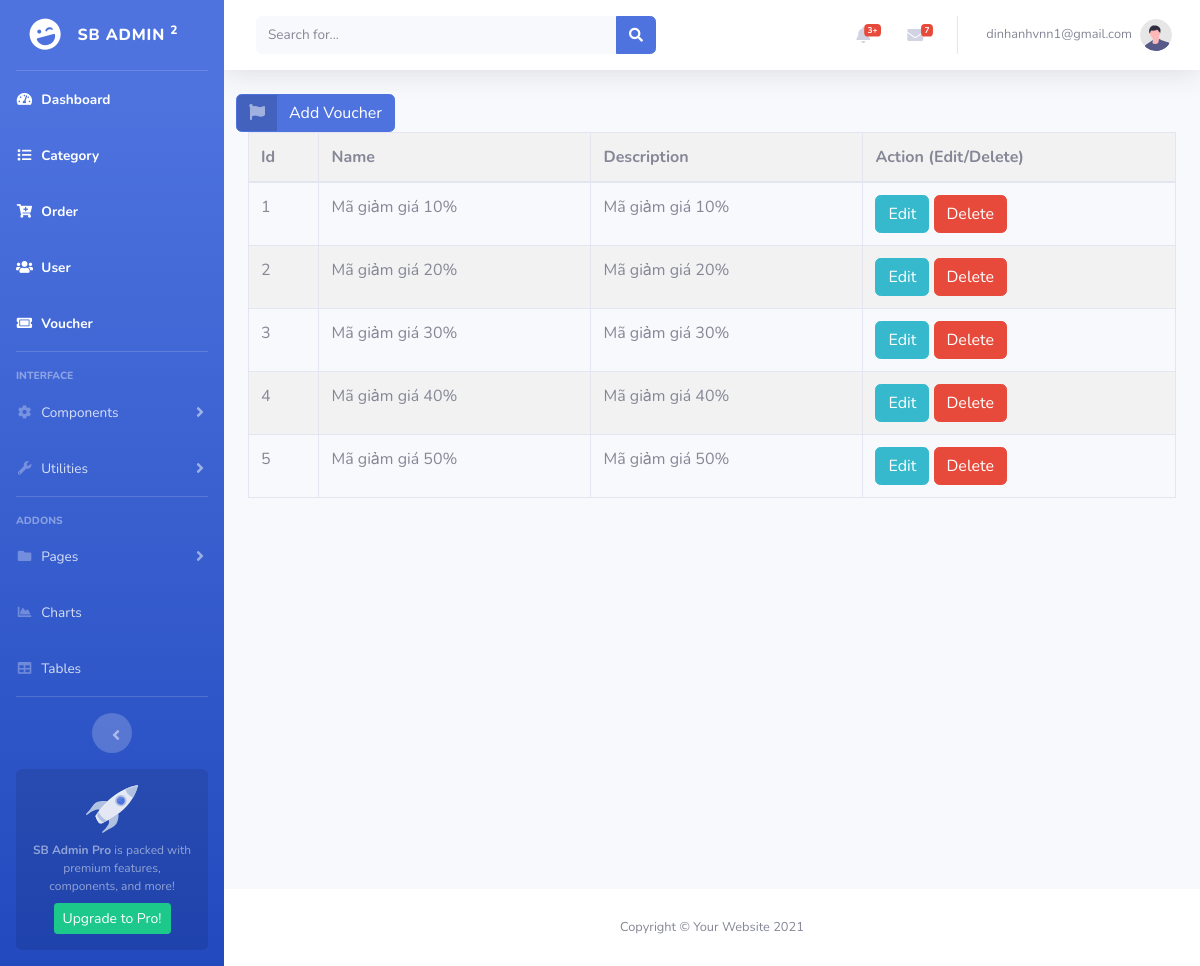
/voucher/index (signed in), run on the app's committed database.
### tables this page shows
CREATE TABLE `voucher` (
  `id` int(11) NOT NULL,
  `name` varchar(255) NOT NULL,
  `description` varchar(255) NOT NULL,
  `value` int(2) NOT NULL,
  `isSave` tinyint(1) NOT NULL,
  `isUse` tinyint(1) NOT NULL,
  `user_id` int(11) NOT NULL,
  `createDate` datetime NOT NULL
);

### app/controllers/VoucherController.php (called while the page is built, shortened)
<?php
class VoucherController {
    private $voucherModel;
    public function __construct() {
        $this->db = (new Database())->getConnection();
        $this->voucherModel = new VoucherModel($this->db);
    }
    public function index() {
        $vouchers = $this->voucherModel->getAllVouchers();
        include_once 'app/views/voucher/index.php';
    }
}
?>

### index.php (called while the page is built, shortened)
<?php
require_once 'config/database.php';
require_once 'app/models/VoucherModel.php';
$url = $_GET['url'] ?? '';
$url = rtrim($url, '/');
$url = filter_var($url, FILTER_SANITIZE_URL);
$url = explode('/', $url);
$action = isset($url[1]) && $url[1] != '' ? $url[1] : 'index';
$controller = new $controllerName();
call_user_func_array([$controller, $action], array_slice($url, 2));

### config/database.php (called while the page is built, shortened)
<?php
class Database {
    private $host = "localhost";
    private $db_name = "demo";
    private $username = "root";
    private $password = "";
    public function getConnection() {
        $this->conn = null;
        try {
            $this->conn = new PDO("mysql:host=" . $this->host . ";dbname=" . $this->db_name, $this->username, $this->password);
            $this->conn->exec("set names utf8");
        } catch(PDOException $exception) {
            echo "Connection error: " . $exception->getMessage();
        }
        return $this->conn;
    }
}

### app/models/VoucherModel.php (called while the page is built, shortened)
<?php
class VoucherModel {
    private $conn;
    private $table_name = "voucher";
    public function __construct($db) {
        $this->conn = $db;
    }
    public function getAllVouchers() {
        $query = "SELECT id, name, isSave, isUse, value, description FROM " . $this->table_name;
        $stmt = $this->conn->prepare($query);
        $stmt->execute();
        return $stmt;
    }
}
?>

### app/views/voucher/index.php (the view)
<?php include_once 'app/views/share/header.php'; ?>
<div class="row">
    <a href="/chieu2/voucher/create" class="btn btn-primary btn-icon-split">
        <span class="icon text-white-50">
            <i class="fas fa-flag"></i>
        </span>
        <span class="text">Add Voucher</span>
    </a>
    <div class="col-sm-12">
        <table class="table table-bordered dataTable" id="dataTable" width="100%" cellspacing="0" role="grid" aria-describedby="dataTable_info" style="width: 100%;">
            <thead>
                <tr>
                    <th>Id</th>
                    <th>Name</th>
                    <th>Description</th>
                    <th>Action (Edit/Delete)</th>
                </tr>
            </thead>
            <tbody>
                <?php while ($row = $vouchers->fetch(PDO::FETCH_ASSOC)) : ?>
                    <tr>
                        <td><?= $row['id'] ?></td>
                        <td><?= $row['name'] ?></td>
                        <td><?= $row['description'] ?></td>
                        <td>
                            <a href="/chieu2/voucher/edit/<?= $row['id'] ?>" class="btn btn-info">
                                Edit
                            </a>
                            <button class="delete-btn-voucher btn btn-danger" data-id="<?= $row['id'] ?>" data-type="voucher">Delete</button>
                        </td>
                    </tr>
                <?php endwhile; ?>
            </tbody>
        </table>
    </div>
</div>
<?php include_once 'app/views/share/footer.php'; ?>

### public/styles/cart.css (style rules this page uses)
button { background-color: #4CAF50; color: white; padding: 10px 20px; border: none; cursor: pointer; }
table { width: 100%; border-collapse: collapse; margin-bottom: 20px; }
th, td { border: 1px solid #ddd; padding: 8px; text-align: left; }
th { background-color: #f2f2f2; }
tr:nth-child(even) { background-color: #f2f2f2; }

### data on the page
voucher: id "1", name "Mã giảm giá 10%", description "Mã giảm giá 10%"
voucher: id "2", name "Mã giảm giá 20%", description "Mã giảm giá 20%"
voucher: id "3", name "Mã giảm giá 30%", description "Mã giảm giá 30%"
voucher: id "4", name "Mã giảm giá 40%", description "Mã giảm giá 40%"
voucher: id "5", name "Mã giảm giá 50%", description "Mã giảm giá 50%"

### other printed values
$_SESSION['username'] "dinhanhvnn1@gmail.com"
